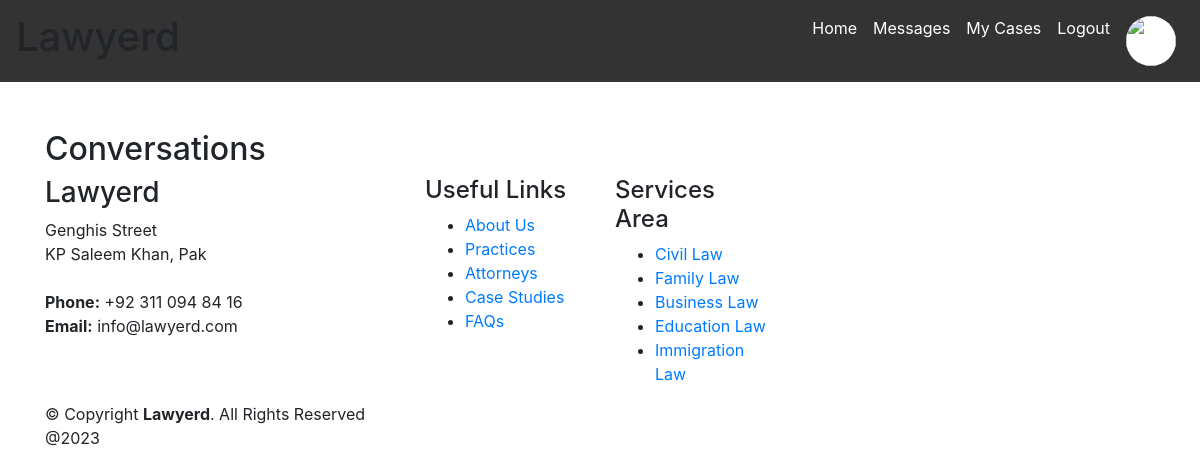
/accounts/client_messages/ (signed in), run on an earlier commit of the app's database.
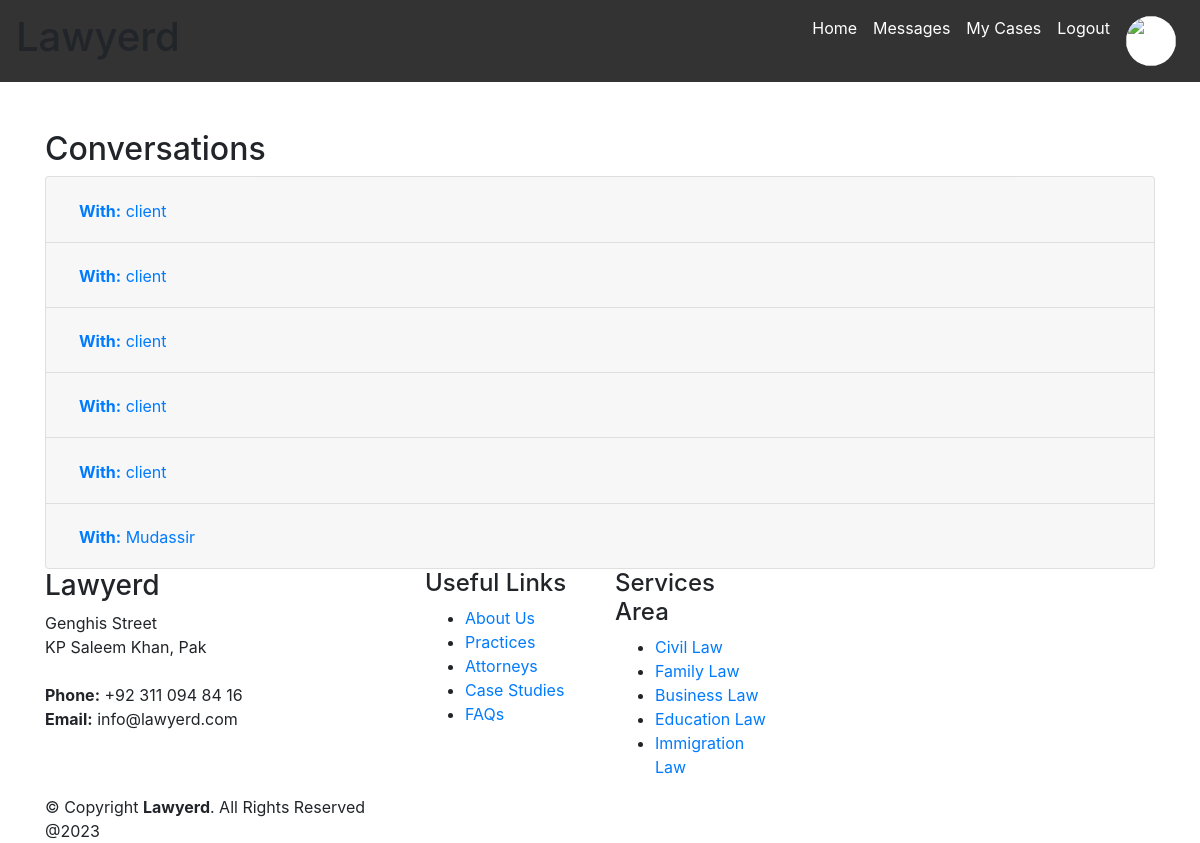
And on a later commit of the database.
### accounts/models.py (models this page shows)
class Conversation(models.Model):
    participants = models.ManyToManyField(User)

class User(AbstractUser):
    is_client = models.BooleanField(default=False)
    is_lawyer = models.BooleanField(default=False)
    first_name = models.CharField(max_length=100)
    last_name = models.CharField(max_length=100)
    image = models.ImageField(null=True)

### accounts/views.py (the view)
# urls.py: path('client_messages/', views.client_messages, name='client_messages'),
@login_required(login_url='login')
def client_messages(request):
    client_user = request.user
    conversations = Conversation.objects.filter(participants=client_user)
    conversation_data = []
    if request.method == 'POST':
        form = MessageForm(request.POST, request.FILES)  # Add request.FILES for handling files
        if form.is_valid():
            conversation_id = form.cleaned_data['conversation_id']
            content = form.cleaned_data['content']
            conversation = get_object_or_404(Conversation, id=conversation_id)
            message = Message.objects.create(conversation=conversation, sender=client_user, content=content)
            file = form.cleaned_data['file']
            if file:
                message.file = file
                message.save()
            return redirect('client_messages')
    else:
        form = MessageForm()
    for conversation in conversations:
        participants = conversation.participants.all()
        lawyer_user = participants.exclude(id=client_user.id).first()
        if lawyer_user:
            conversation_data.append((conversation, lawyer_user.username))
    return render(request, 'client_messages.html', {'conversation_data': conversation_data, 'form': form})

### templates/client_messages.html (shortened to what this page needs)
{% include 'clientnav.html' %}
<div class="container mt-5">
  <h2>Conversations</h2>
  <div class="accordion" id="conversationsAccordion">
    {% for conversation, lawyer_username in conversation_data %}
      <div class="card">
        <div class="card-header" id="heading{{ conversation.id }}">
          <h2 class="mb-0">
            <button class="btn btn-link" type="button" data-toggle="collapse" data-target="#collapse{{ conversation.id }}" aria-expanded="true" aria-controls="collapse{{ conversation.id }}">
              <strong>With:</strong> {{ lawyer_username }}
            </button>
          </h2>
        </div>
      </div>
    {% endfor %}
  </div>
</div>
{% include 'footer.html' %}
<link rel="stylesheet" href="https://maxcdn.bootstrapcdn.com/bootstrap/4.5.2/css/bootstrap.min.css">

What changed in the data, as far as the page shows it:
added Conversation: username "client"
added Conversation: username "client"
added Conversation: username "client"
added Conversation: username "client"
added Conversation: username "client"
added Conversation: username "Mudassir"
